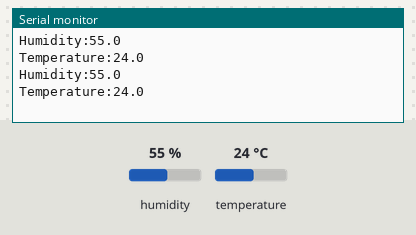
The sketch below on a simulated Arduino Uno, built with avr-gcc and run on an emulated ATmega328P. Shown: the last lines printed to the serial monitor. Inputs (shaded band) come from the test bench; at power-on: humidity 55 %, temperature 24 °C.

Above: at 4.8 s.
4.9 s: humidity set to 22 %
At 7.2 s:
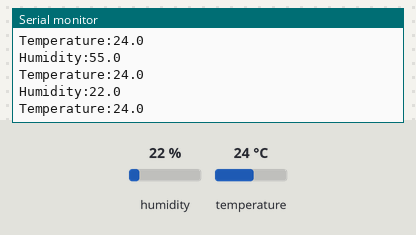
7.9 s: temperature set to 12 °C
At 8.4 s:
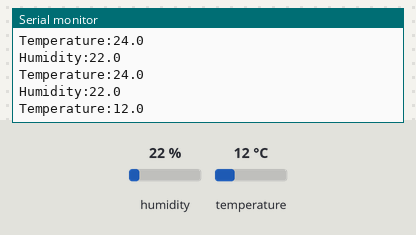
10.9 s: humidity set to 40 %
At 17.6 s:
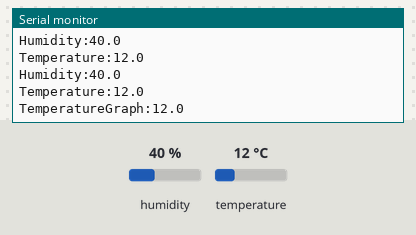
Timing chart, 0 to 19.1 s (numbered marks = the images above; inputs shaded):
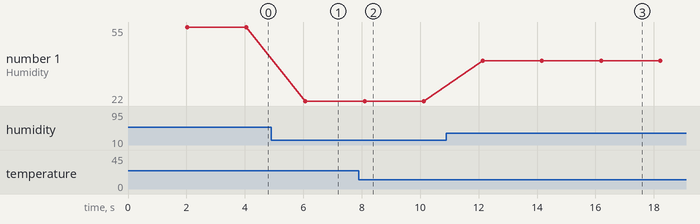

The sketch:

HeatSystemStats.ino
```cpp
// Heat System Stats
// Louis-Martin Caron 2021-03-06

// REQUIRES the following Arduino libraries:
// - DHT Sensor Library: https://github.com/adafruit/DHT-sensor-library
// - Adafruit Unified Sensor Lib: https://github.com/adafruit/Adafruit_Sensor

#include "DHT.h"

#define DHTPIN 6     // Digital pin connected to the DHT sensor
#define DHTTYPE DHT11   // DHT 11

long now = 180000;
long time0 = 0;
long time1 = 0;
long time2 = 0;
long time3 = 0;
long deltaTime1 = 0;
long deltaTime2 = 0;
long deltaTime3 = 0;
long heatTime = 0;
bool countState = LOW;

// Initialize DHT sensor.
DHT dht(DHTPIN, DHTTYPE);

void setup() {
  Serial.begin(9600);
  //Serial.println(F("DHTxx test!"));

  dht.begin();
}

void loop() {
  // Wait a few seconds between measurements.
  delay(2000);
  now = millis();

  // Reading temperature or humidity takes about 250 milliseconds!
  // Sensor readings may also be up to 2 seconds 'old' (its a very slow sensor)
  float h = dht.readHumidity();
  // Read temperature as Celsius (the default)
  float t = dht.readTemperature();

  // Check if any reads failed and exit early (to try again).
  if (isnan(h) || isnan(t)) {
    Serial.println(F("Failed to read from DHT sensor!"));
    return;
  }

  //  // Compute heat index in Fahrenheit (the default)
  //  float hif = dht.computeHeatIndex(f, h);
  //  // Compute heat index in Celsius (isFahreheit = false)
  //  float hic = dht.computeHeatIndex(t, h, false);

  Serial.print("Humidity:");
  Serial.println(h, 1);
  Serial.print("Temperature:");
  Serial.println(t, 1);

  deltaTime3 = now - time3;
  if (deltaTime3 > 15000) {
    Serial.print("TemperatureGraph:");
    Serial.println(t, 1);
    time3 = now;
  }

  //temps d'attente avant prochain cycle de comptage pour laisser la temperature descendre sous 24
  deltaTime1 = now - time1;
  if (t > 24 && countState == LOW && deltaTime1 > 300000) {
    countState = HIGH;
    //reset timers 0 et 2
    time0 = now;
    time2 = now;
  }
  //temps d'attente avant de stopper la lecture et donner le resultat pour laisser monter a plus de 32
  deltaTime2 = now - time2;
  if (t < 32 && countState == HIGH && deltaTime2 > 135000) {
    heatTime = (now - time0) / 1000; //en secondes
    countState = LOW;
    //reset timer 1
    time1 = now;
    if (heatTime != 135) {
      Serial.print("time:");
      Serial.println(heatTime);
    }
  }
}
```

Measured:
- after the input at 4.9 s, the serial monitor: prints a new line after 1.2 s (image 1)
- after the input at 7.9 s, the serial monitor: prints a new line after 0.21 s (image 2)
- after the input at 10.9 s, the serial monitor: prints a new line after 1.2 s (image 3)
- plotted number 1: 55 → 22 after the input at 4.9 s, 22 → 40 after the input at 10.9 s
